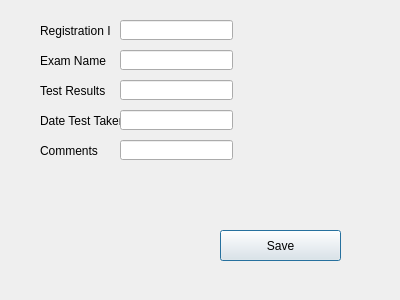
<?xml version="1.0" encoding="UTF-8"?>
<ui version="4.0">
 <class>AddGrades</class>
 <widget class="QDialog" name="AddGrades">
  <property name="geometry">
   <rect>
    <x>0</x>
    <y>0</y>
    <width>400</width>
    <height>300</height>
   </rect>
  </property>
  <property name="windowTitle">
   <string>Dialog</string>
  </property>
  <widget class="QLabel" name="label">
   <property name="geometry">
    <rect>
     <x>40</x>
     <y>20</y>
     <width>71</width>
     <height>21</height>
    </rect>
   </property>
   <property name="text">
    <string>Registration ID</string>
   </property>
  </widget>
  <widget class="QLabel" name="label_2">
   <property name="geometry">
    <rect>
     <x>40</x>
     <y>50</y>
     <width>71</width>
     <height>21</height>
    </rect>
   </property>
   <property name="text">
    <string>Exam Name</string>
   </property>
  </widget>
  <widget class="QLabel" name="label_3">
   <property name="geometry">
    <rect>
     <x>40</x>
     <y>80</y>
     <width>71</width>
     <height>21</height>
    </rect>
   </property>
   <property name="text">
    <string>Test Results</string>
   </property>
  </widget>
  <widget class="QLabel" name="label_4">
   <property name="geometry">
    <rect>
     <x>40</x>
     <y>110</y>
     <width>81</width>
     <height>21</height>
    </rect>
   </property>
   <property name="text">
    <string>Date Test Taken</string>
   </property>
  </widget>
  <widget class="QLabel" name="label_5">
   <property name="geometry">
    <rect>
     <x>40</x>
     <y>140</y>
     <width>61</width>
     <height>21</height>
    </rect>
   </property>
   <property name="text">
    <string>Comments</string>
   </property>
  </widget>
  <widget class="QLineEdit" name="lineEdit_RegistraionID">
   <property name="geometry">
    <rect>
     <x>120</x>
     <y>20</y>
     <width>113</width>
     <height>20</height>
    </rect>
   </property>
  </widget>
  <widget class="QLineEdit" name="lineEdit_ExamName">
   <property name="geometry">
    <rect>
     <x>120</x>
     <y>50</y>
     <width>113</width>
     <height>20</height>
    </rect>
   </property>
  </widget>
  <widget class="QLineEdit" name="lineEdit_TestResults">
   <property name="geometry">
    <rect>
     <x>120</x>
     <y>80</y>
     <width>113</width>
     <height>20</height>
    </rect>
   </property>
  </widget>
  <widget class="QLineEdit" name="lineEdit_Date">
   <property name="geometry">
    <rect>
     <x>120</x>
     <y>110</y>
     <width>113</width>
     <height>20</height>
    </rect>
   </property>
  </widget>
  <widget class="QLineEdit" name="lineEdit_Comments">
   <property name="geometry">
    <rect>
     <x>120</x>
     <y>140</y>
     <width>113</width>
     <height>20</height>
    </rect>
   </property>
  </widget>
  <widget class="QPushButton" name="pushButton">
   <property name="geometry">
    <rect>
     <x>220</x>
     <y>230</y>
     <width>121</width>
     <height>31</height>
    </rect>
   </property>
   <property name="text">
    <string>Save</string>
   </property>
  </widget>
 </widget>
 <resources/>
 <connections/>
</ui>
